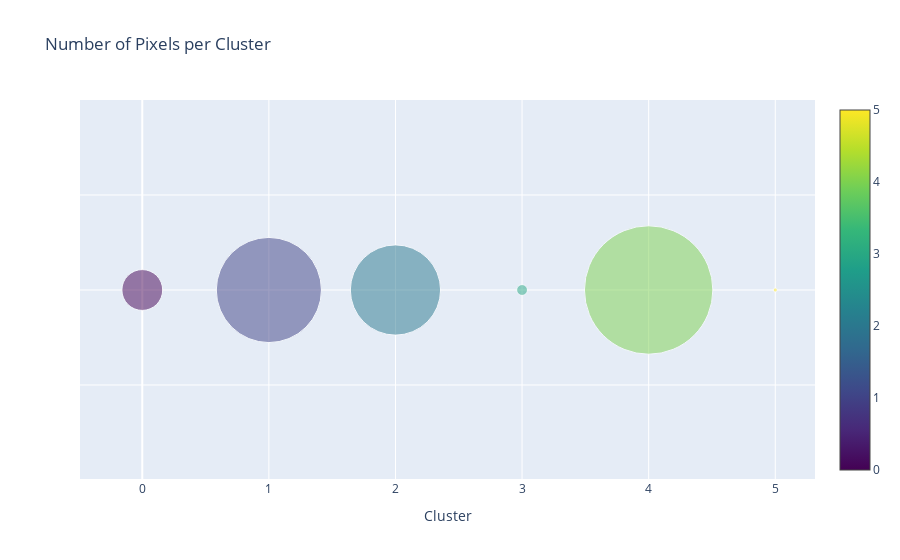

The notebook cell this image was saved under:
### Code cell
# Convert index and values to lists for plotting
clusters = cluster_counts.index.tolist()
counts = cluster_counts.values.tolist()

# Define minimum and maximum marker sizes
min_size = 10  # Minimum marker size in pixels
max_size = 150  # Maximum marker size in pixels

# Normalize the counts to scale between min_size and max_size
max_count = max(counts)
normalized_sizes = [(count / max_count) * (max_size - min_size) + min_size for count in counts]

# Mapping cluster IDs to specific colors for discrete legend entries
color_map = {cluster: color for cluster, color in zip(clusters, px.colors.qualitative.Plotly)}

# Initialize the figure
fig = go.Figure()

# Add scatter trace for each cluster
for cluster, size, count in zip(clusters, normalized_sizes, counts):
    fig.add_trace(go.Scatter(
        x=[cluster],
        y=[1],  # Y-values are constant; they only serve to display the relative sizes
        mode='markers',
        marker=dict(
            size=[size],
            color=[color_map[cluster]],  # Use specific color for each cluster
            opacity=0.5
        ),
        name=f'Cluster {cluster}: {count}',  # Name each trace to appear in the legend
    ))

# Update the layout for dark mode and adjust axis lines
fig.update_layout(
    title='Number of Pixels per Cluster',
    title_font_color='white',
    paper_bgcolor='#303030',
    plot_bgcolor='#303030',
    xaxis=dict(
        title='Cluster',
        title_font_color='white',
        tickfont_color='white',
        gridcolor='#505050',
        showline=True,
        linewidth=2,
        linecolor='white',
        zeroline=True,
        zerolinewidth=2,
        zerolinecolor='#505050',  # Adjust 0 axis line to match the grid
    ),
    yaxis=dict(
        showticklabels=False,
        gridcolor='#505050',
        showline=True,
        linewidth=2,
        linecolor='white',
        zeroline=True,
        zerolinewidth=2,
        zerolinecolor='#505050',  # Adjust 0 axis line to match the grid
    ),
    legend=dict(
        font_color='white',
        bgcolor='#404040',
        title_font_color='white'
    )
)

# Show the interactive plot
fig.show()

### Figure 1 — Plotly figure (JSON) as saved in the notebook; plotly's stock layout.template omitted (floating-point values rounded to 4 significant figures)
{"data": [{"marker": {"color": [4, 1, 2, 0, 3, 5], "colorscale": [[0, "#440154"], [0.1111, "#482878"], [0.2222, "#3e4989"], [0.3333, "#31688e"], [0.4444, "#26828e"], [0.5556, "#1f9e89"], [0.6667, "#35b779"], [0.7778, "#6ece58"], [0.8889, "#b5de2b"], [1, "#fde725"]], "opacity": 0.5, "showscale": true, "size": [128.4, 105.1, 90.23, 40.85, 10.91, 4.178]}, "mode": "markers", "text": ["Cluster 4: 642081", "Cluster 1: 525679", "Cluster 2: 451162", "Cluster 0: 204231", "Cluster 3: 54526", "Cluster 5: 20889"], "type": "scatter", "x": [4, 1, 2, 0, 3, 5], "y": [1, 1, 1, 1, 1, 1]}], "layout": {"showlegend": false, "title": {"text": "Number of Pixels per Cluster"}, "xaxis": {"title": {"text": "Cluster"}}, "yaxis": {"showticklabels": false, "title": {"text": ""}}}}
